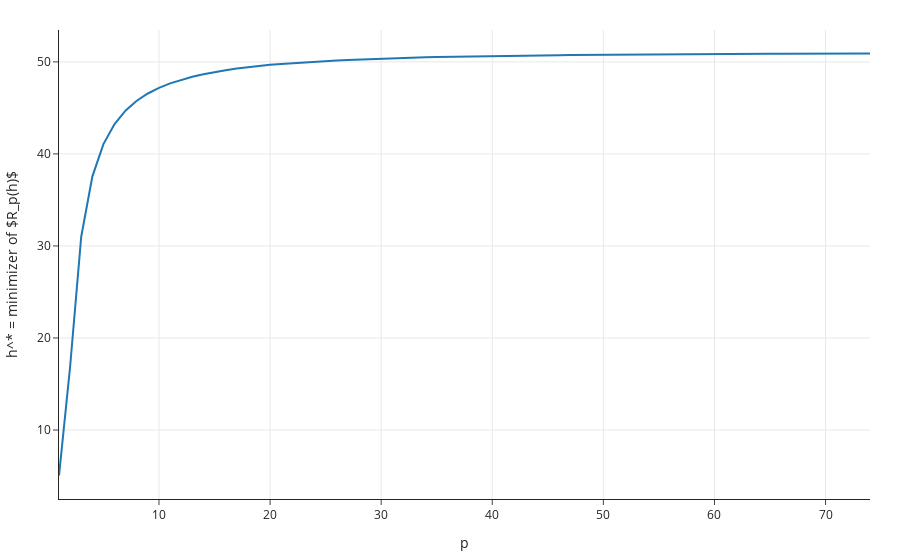

Notebook cell for this chart:
### Markdown cell above
Once you have a working implementation of `h_star`, run the cell below.

### Code cell
vals = np.array([2,3,4,5,6,7,8,100])
ps = np.arange(1, 75)
hs = [h_star(p, vals) for p in ps]
px.line(x=ps, y=hs).update_layout(xaxis_title=r'p', yaxis_title=r'h^* = minimizer of $R_p(h)$')

### Figure 1 — Plotly figure (JSON) as saved in the notebook; plotly's stock layout.template omitted (floating-point values rounded to 4 significant figures)
{"data": [{"hovertemplate": "x=%{x}<br>y=%{y}<extra></extra>", "legendgroup": "", "line": {"color": "#1F77B4", "dash": "solid"}, "marker": {"symbol": "circle"}, "mode": "lines", "name": "", "orientation": "v", "showlegend": false, "type": "scatter", "x": [1, 2, 3, 4, 5, 6, 7, 8, 9, 10, 11, 12, 13, 14, 15, 16, 17, 18, 19, 20, 21, 22, 23, 24, 25, 26, 27, 28, 29, 30, 31, 32, 33, 34, 35, 36, 37, 38, 39, 40, 41, 42, 43, 44, 45, 46, 47, 48, 49, 50, 51, 52, 53, 54, 55, 56, 57, 58, 59, 60, 61, 62, 63, 64, 65, 66, 67, 68, 69, 70, 71, 72, 73, 74], "xaxis": "x", "y": [5.05, 16.88, 31.0, 37.53, 41.07, 43.25, 44.72, 45.77, 46.57, 47.18, 47.67, 48.06, 48.39, 48.67, 48.9, 49.1, 49.28, 49.43, 49.56, 49.68, 49.78, 49.87, 49.96, 50.03, 50.1, 50.16, 50.22, 50.27, 50.31, 50.36, 50.4, 50.43, 50.47, 50.5, 50.52, 50.55, 50.57, 50.6, 50.62, 50.64, 50.66, 50.67, 50.69, 50.71, 50.72, 50.73, 50.75, 50.76, 50.77, 50.78, 50.79, 50.8, 50.81, 50.81, 50.82, 50.83, 50.84, 50.84, 50.85, 50.86, 50.86, 50.87, 50.87, 50.88, 50.88, 50.89, 50.89, 50.9, 50.9, 50.9, 50.91, 50.91, 50.91, 50.92], "yaxis": "y"}], "layout": {"legend": {"tracegroupgap": 0}, "xaxis": {"anchor": "y", "domain": [0, 1], "title": {"text": "p"}}, "yaxis": {"anchor": "x", "domain": [0, 1], "title": {"text": "h^* = minimizer of $R_p(h)$"}}}}
